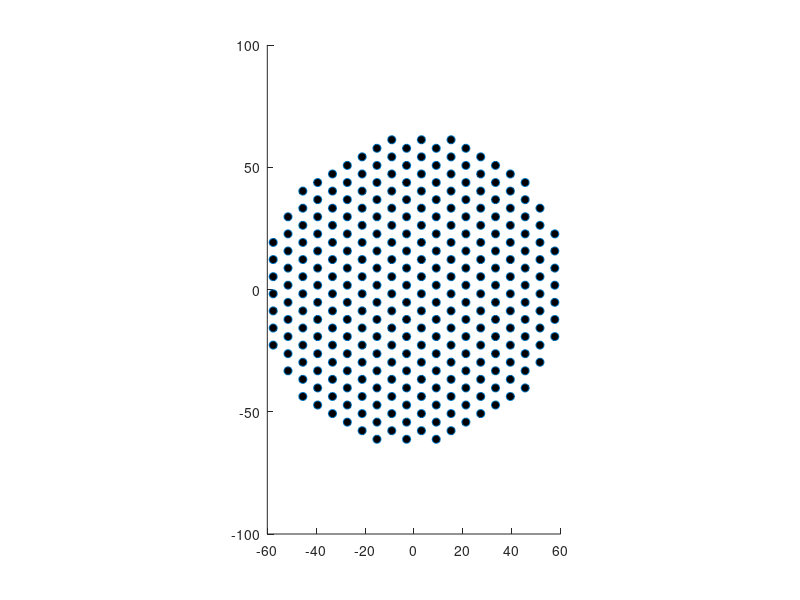

This chart was generated by the following MATLAB code:
cd '/home/bs162/LubricationCode/RigidMultiblobsWallLubrication/GMRES_tests/GMRES_test_configs'
close all

np = 1001;

ep = 7;
r=sqrt(3)/2;
[x,y] = meshgrid(0:1:np);
n = size(x,1);
x = r * x;
y = y + repmat([0 0.5],[n,n/2]);

x = ep*x(:);
y = ep*y(:);
x = x - max(x)/2;
y = y - max(y)/2;

xref = x;
yref = y;

for cut = 400:400:4000

x = xref;
y = yref; 

R2 = x.^2 + y.^2;
x(R2 >= cut) = [];
y(R2 >= cut) = [];

clf
scatter(x,y,'markerfacecolor','k')
daspect([1 1 1])
drawnow
length(x)

f_name = ['randn_tri_lattice_rad_squared_' num2str(cut) '_dist_' num2str(ep-1) '.clones'];
dlmwrite(f_name,length(x),'delimiter','\t','precision',5)
dlmwrite(f_name,[x y abs(randn(size(x)))+1 0*x+1 0*x 0*x 0*x],'-append','delimiter','\t','precision',12) %ep-1
end

% xy = [x y];
% min(pdist(xy))